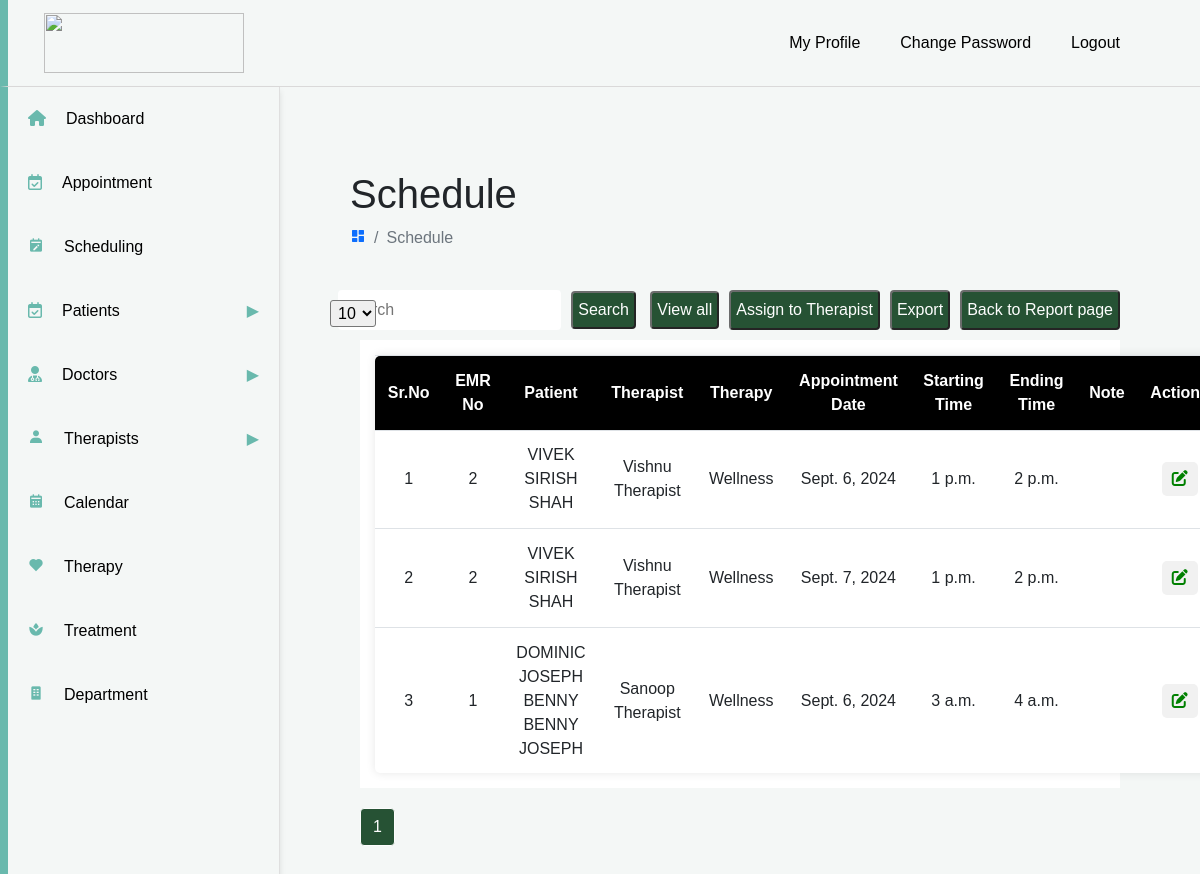
The app's page /searchschedule with its own data.
### Booking/models.py (models this page shows, shortened)
class Schedule(models.Model):
    admin=models.ForeignKey(Admin,on_delete=models.CASCADE)
    patientid = models.ForeignKey(Patient, on_delete=models.CASCADE)
    Therapist = models.ForeignKey(Therapist, on_delete=models.CASCADE)
    Therapy=models.ForeignKey(Therapy, on_delete=models.CASCADE)
    Note=models.TextField(null=True)
    Date=models.DateField()
    number_of_session=models.IntegerField()
    starting_Time=models.TimeField()
    ending_Time=models.TimeField()
    status=models.ForeignKey(Status,on_delete=models.CASCADE,null=True)

class Patient(models.Model):
    admin=models.ForeignKey(Admin,on_delete=models.CASCADE)
    patient_id = models.CharField(max_length=20, unique=True, editable=False,null=True)
    name = models.CharField(max_length=100)
    gender = models.CharField(max_length=50)
    age = models.IntegerField(null=True)
    DOB=models.CharField(max_length=50)
    phone = models.CharField(max_length=15)
    email = models.CharField(max_length=50,null=True)
    address = models.TextField(null=True)
    blood_gp=models.CharField(max_length=50,null=True)
    doctor=models.ForeignKey(Doctor,on_delete=models.CASCADE,null=True)
    therapy=models.ForeignKey(Therapy,on_delete=models.CASCADE,null=True)
    treatment=models.ForeignKey(Treatment,on_delete=models.CASCADE,null=True)
    note=models.TextField(null=True)
    medicines=models.TextField(null=True)
    number_of_session=models.CharField(max_length=50,null=True)
    Followup =models.CharField(max_length=100,null=True)
    Proposedtreatmentplan=models.CharField(max_length=100,null=True)
    Treatment=models.CharField(max_length=100,null=True)
    Srothusinvolved=models.CharField(max_length=100,null=True)
    Dhathupredominence =models.CharField(max_length=100,null=True)
    Doshapredominence=models.CharField(max_length=100,null=True)
    Amanirama=models.CharField(max_length=100,null=True)
    Regularmedications=models.CharField(max_length=100,null=True)
    PastMedicalandsurgicalhistory=models.CharField(max_length=100,null=True)
    Historyofpresentingcomplaints  =models.CharField(max_length=100,null=True)
    Presentingcomplaints=models.CharField(max_length=100,null=True)
    Menstrualhistory=models.CharField(max_length=100,null=True)
    Allergies=models.CharField(max_length=100,null=True)
    Sleep=models.CharField(max_length=100,null=True)
    Digestion=models.CharField(max_length=100,null=True)
    Clinicaldetails=models.CharField(max_length=100,null=True)
    update_at= models.DateTimeField(auto_now_add=True, null=True)
    status=models.ForeignKey(Status,on_delete=models.CASCADE,null=True)
    def __str__(self):
        return self.name

class Therapist(models.Model):
    admin=models.ForeignKey(Admin,on_delete=models.CASCADE)
    name=models.CharField(max_length=50)
    specialization=models.ForeignKey(Therapy, on_delete=models.CASCADE)
    treatment=models.ForeignKey(Treatment,on_delete=models.CASCADE,null=True)
    contact_no=models.BigIntegerField()
    email_id=models.CharField(max_length=50)
    place = models.CharField(max_length=50)
    gender=models.CharField(max_length=50)
    Room=models.CharField(max_length=50,null=True)
    About=models.TextField(null=True)
    Image=models.ImageField(upload_to="media/images/", null=True)
    def __str__(self):
        return self.name

class Therapy(models.Model):
    admin=models.ForeignKey(Admin,on_delete=models.CASCADE)
    Therapy=models.CharField(max_length=50)
    def __str__(self):
        return self.Therapy

### Booking/views.py (the view)
# urls.py: path('searchschedule',views.searchschedule,name="searchschedule") ,
def searchschedule(request):
    if request.method == 'POST':
        search_term = request.POST.get('searchitem', '')
        results = Schedule.objects.filter(
            Q(ending_Time__icontains=search_term) |
            Q(starting_Time__icontains=search_term) |
            Q(number_of_session__icontains=search_term) |
            Q(Date__icontains=search_term) |
            Q(Note__icontains=search_term) |
            Q(patientid__name__icontains=search_term) |
            Q(patientid__patient_id__icontains=search_term) |
            Q(Therapist__name__icontains=search_term) |
            Q(Therapy__Therapy__icontains=search_term)
        )
    else:
        search_term = request.GET.get('searchitem', '')
        results = Schedule.objects.filter(
            Q(ending_Time__icontains=search_term) |
            Q(starting_Time__icontains=search_term) |
            Q(number_of_session__icontains=search_term) |
            Q(Date__icontains=search_term) |
            Q(Note__icontains=search_term) |
            Q(patientid__name__icontains=search_term) |
            Q(patientid__patient_id__icontains=search_term) |
            Q(Therapist__name__icontains=search_term) |
            Q(Therapy__Therapy__icontains=search_term)
        )
    page_number = request.GET.get('page', 1)  # Get the page number from the request
    paginator = Paginator(results, 10)  # Show 10 results per page
    page_obj = paginator.get_page(page_number)
    context = {
        'page_obj': page_obj,
    }
    return render(request, 'main/listschedules.html', context)

### Booking/templates/main/listschedules.html (shortened to what this page needs)
<!DOCTYPE html>
<html lang="en">
{% extends "components/header.html" %}
{% load static %}
{% block content %}
  <head>
 </head>
<div class="breadcrumb-sec">
    <h1>Schedule</h1>
    <ul class="breadcrumb">
    <li class="breadcrumb-item">
    <a href="#"><i class='bx bxs-dashboard'></i></a>
    </li>
    <li class="breadcrumb-item active">
        Schedule
    </li>
   </ul>
</div>
<div class="sec-1">
    <div class="search-sec">
        <div class="page-select">
            <select id="perPageSelect" onchange="changePerPage()">
                <option value="10" {% if page_obj.paginator.per_page == 10 %} selected {% endif %}>10</option>
            </select>
            </div>
        <form class="form"id="searchForm" method="post" action="{% url 'searchschedule' %}">
        <input type="search"  name="searchitem" placeholder="search"><button  style="background-color:#033613;opacity: 85%;">Search</button>
        <button style="background-color:#033613;opacity: 85%;" onclick="window.location.href='/listschedules';">View all</button>
        </form>
        <button style="background-color:#033613;opacity: 85%;" onclick="window.location.href='/schedules';">Assign to Therapist</button>
        <button style="background-color:#033613;opacity: 85%;" onclick="exportTableToExcel('scheduleTable', 'schedule_data')">Export</button>
        <button style="background-color:#033613;opacity: 85%;" onclick="window.location.href='/book';">Back to Report page</button>
     </div>
 </div>
   <div class="content">
       <table id="scheduleTable">
            <tr >
              <th>Sr.No</th>
              <th>EMR No</th>
              <th>Patient</th>
              <th>Therapist</th>
              <th>Therapy</th>
              <th>Appointment Date</th>
              <th>Starting Time</th>
              <th>Ending Time</th>
              <th>Note</th>
              <th width="30">Actions</th>
            <tr>
        <tbody>
            {% for i in page_obj %}
            <tr>
              <td>{{ forloop.counter|add:page_obj.start_index|add:-1 }}</td>
              <td>{{i.patientid.patient_id}}</td>
              <td>{{i.patientid}}</td>
              <td>{{i.Therapist}}</td>
              <td>{{i.Therapy}}</td>
              <td>{{i.Date}}</td>
              <td>{{i.starting_Time}}</td>
              <td>{{i.ending_Time}}</td>
              <td>{{i.Note}}</td>
              <td>
                <div class="dropdown">
                    <button class="dropdown-btn"><i class="fa-solid fa-pen-to-square"></i></button>
                </div>
            </td>
            </tr>
            {% endfor %}
        </tbody>
       </table>
       </div>
       <div class="pagination">
        <ul class="pagination">
            {% for num in page_obj.paginator.page_range %}
            {% if page_obj.number == num %}
            <li class="page-item active">
                <span class="page-link">{{ num }}</span>
            </li>
            {% elif num > page_obj.number|add:-3 and num < page_obj.number|add:3 %}
            <li class="page-item">
                <a class="page-link" href="?{{ query_params }}&page={{ num }}&per_page={{ page_obj.paginator.per_page }}">{{ num }}</a>
            </li>
            {% endif %}
            {% endfor %}
        </ul>
    </div>
{% endblock %}

### Booking/templates/components/header.html (style rules this page uses)
body { font-family: Arial, sans-serif; }
#content table { width: 100%; border-collapse: collapse; background-color: white; box-shadow: 0 0 10px rgba(0, 0, 0, 0.1); border-radius: 5px; }
table th:first-child { border-top-left-radius: 5px; }
table th:last-child { border-top-right-radius: 5px; }
.page-select select { border-radius:3px; padding:3px; margin-top: 10px; }

### Booking/templates/main/listschedules.html (style rules this page uses)
body { background-color: #f2f2f2; }
table { width:100%; border-collapse: collapse; }
table th { padding: .8rem;text-align: center; background-color: black; color: white; }
table td { padding:.8rem; text-align: center; }
table tr { border-top: 1px solid #dee2e6; }
.content { background-color:#fff; margin:5px 50px; padding:15px; }
.breadcrumb-sec { margin:40px; }
.sec-1 .search-sec { margin:0 50px 10px 0; display: flex; justify-content: flex-end; }
.search-sec input { padding:8px; border-radius: 4px; border: none; }
.sec-1 .search-sec button { border-radius: 4px; background-color: rgb(75, 75, 75); padding:5px; margin-left:10px; color:white; }
.dropdown { position: relative; display: inline-block; }
.dropdown-btn { background-color: transparent; border: none; cursor: pointer; }
.dropdown-btn { background-color: #f1f1f1; color: #008000; border: none; cursor: pointer; padding: 5px 10px; border-radius: 5px; }
.search-sec .page-select { position: absolute; left: 50px; }
.pagination { margin:10px 25px; }
.pagination .page-item.active .page-link { background-color: #033613; opacity: 85%; border-color:white; color:white }
.pagination .page-link { color:black; }

### records on screen
Schedule: patientid.patient_id "2", patientid "VIVEK SIRISH SHAH", Therapist "Vishnu Therapist", Therapy "Wellness", Date "Sept. 6, 2024", starting_Time "1 p.m.", ending_Time "2 p.m."
Schedule: patientid.patient_id "2", patientid "VIVEK SIRISH SHAH", Therapist "Vishnu Therapist", Therapy "Wellness", Date "Sept. 7, 2024", starting_Time "1 p.m.", ending_Time "2 p.m."
Schedule: patientid.patient_id "1", patientid "DOMINIC JOSEPH BENNY BENNY JOSEPH", Therapist "Sanoop Therapist", Therapy "Wellness", Date "Sept. 6, 2024", starting_Time "3 a.m.", ending_Time "4 a.m."

### other values on screen
{{ num }} "1"
